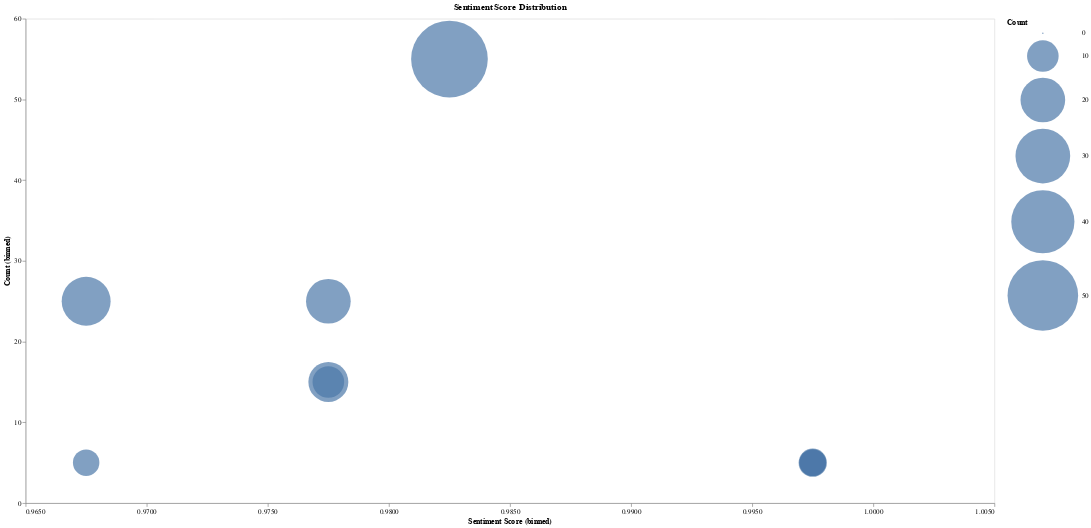

The cell this chart's notebook holds for it:
### Markdown cell above
Finally, let's plot the sentiment score.

### Code cell
sentiment_scores = web_pages_sample[['sentiment_score']].value_counts().head(10).reset_index()
sentiment_scores = sentiment_scores.rename({"sentiment_score": "Sentiment Score", 0: "Count"}, axis=1)

sentiment_chart = (
    alt.Chart(sentiment_scores)
    .mark_circle()
    .encode(
        x=alt.X("Sentiment Score:Q", bin=True),
        y=alt.Y("Count:Q", bin=True),
        size='Count')
)

sentiment_chart.properties(
    width=1400, height=700, title="Sentiment Score Distribution"
)

### Figure 1 — Vega-Lite specification as saved in the notebook (floating-point values rounded to 4 significant figures)
{"config": {"view": {"continuousWidth": 400, "continuousHeight": 300}}, "data": {"name": "data-5a71a6ae09f1026a189481f49c4fd908"}, "mark": "circle", "encoding": {"size": {"field": "Count", "type": "quantitative"}, "x": {"bin": true, "field": "Sentiment Score", "type": "quantitative"}, "y": {"bin": true, "field": "Count", "type": "quantitative"}}, "height": 700, "title": "Sentiment Score Distribution", "width": 1400, "$schema": "https://vega.github.io/schema/vega-lite/v4.17.0.json", "datasets": {"data-5a71a6ae09f1026a189481f49c4fd908": [{"Sentiment Score": 0.9834, "Count": 59}, {"Sentiment Score": 0.9674, "Count": 24}, {"Sentiment Score": 0.9796, "Count": 20}, {"Sentiment Score": 0.9792, "Count": 16}, {"Sentiment Score": 0.9761, "Count": 10}, {"Sentiment Score": 0.9991, "Count": 8}, {"Sentiment Score": 0.9983, "Count": 7}, {"Sentiment Score": 0.9994, "Count": 7}, {"Sentiment Score": 0.9993, "Count": 7}, {"Sentiment Score": 0.9686, "Count": 7}]}}
